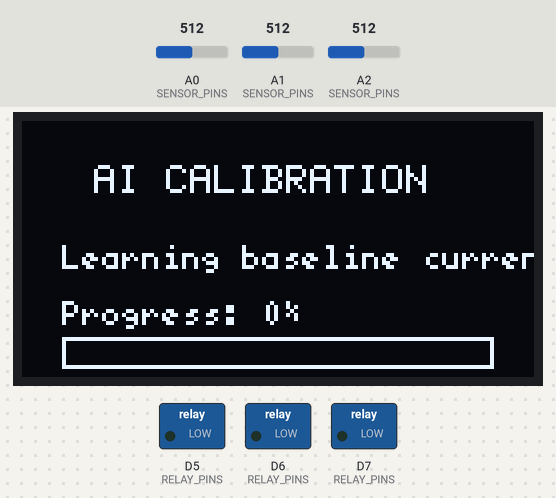
The sketch below on a simulated Arduino Zero (SAMD21). On the bench: 128×64 one-colour display, switched loads named in the sketch (green lamp = pin HIGH). The test bench sets the inputs (shaded band); at power-on: A0 (SENSOR_PINS) = 512, A1 (SENSOR_PINS) = 512, A2 (SENSOR_PINS) = 512 (analog values on the 0–1023 scale). What the sketch prints to the serial monitor is not drawn.

Above: at 0.4 s.
At 0.94 s:
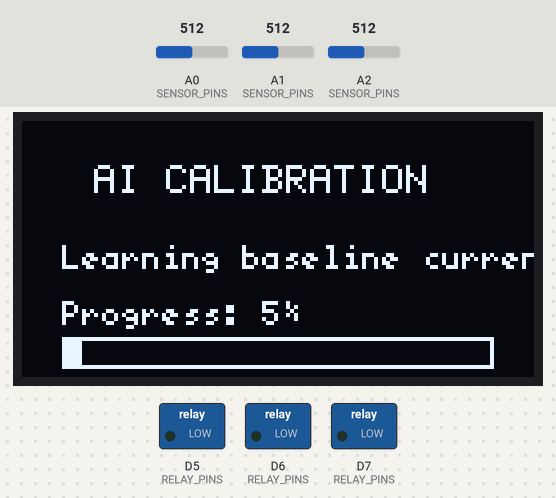
At 1.95 s:
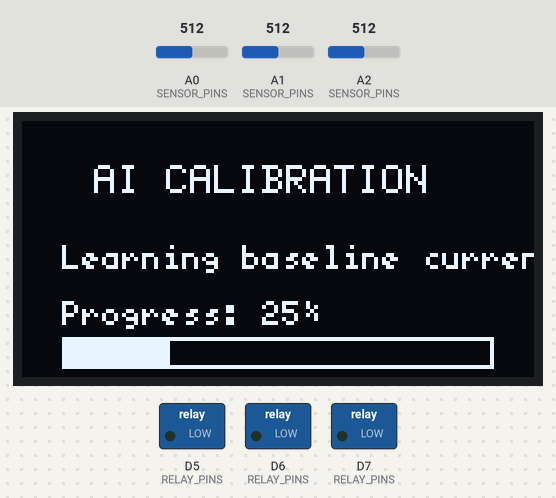
At 2.96 s:
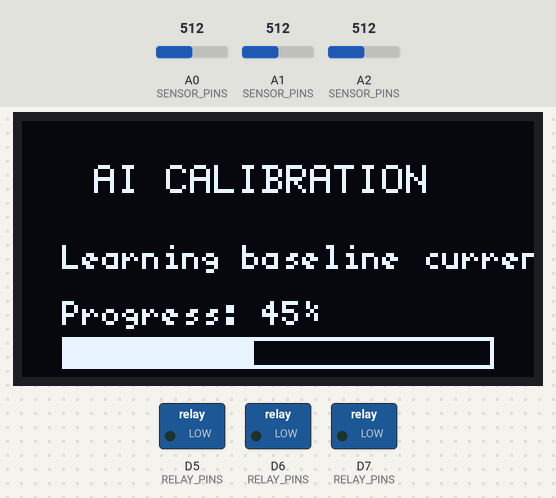
At 4.22 s:
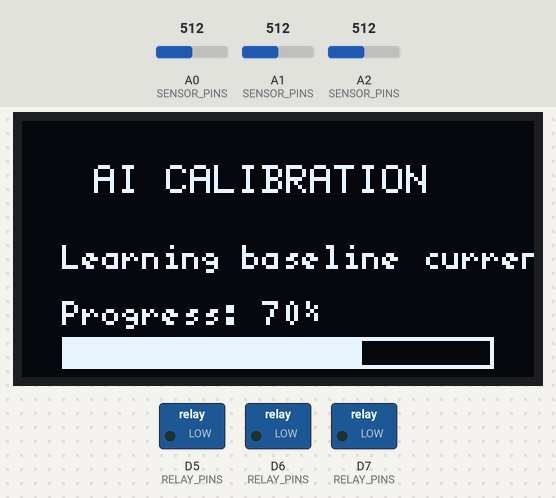
At 5.7 s:
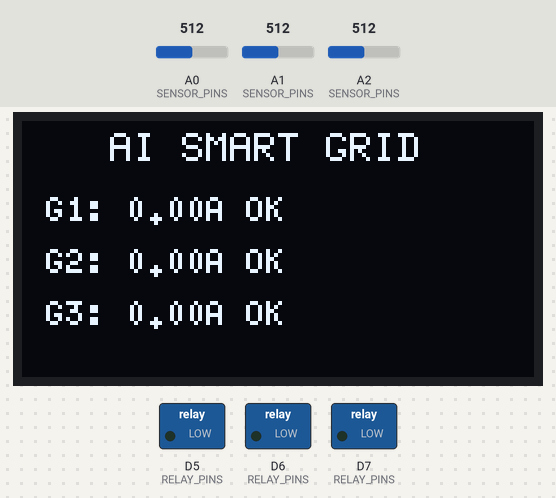

Measured:
- what the display in image 0 shows lasts 0.4 s, from 0.4 s to 0.8 s

The sketch:

AI_based_smart_grid_overload_protection.ino
```cpp
#include <Wire.h>
#include <U8g2lib.h>
#include <math.h>

// ============================================================
// AI Based Smart Grid Street Light Overload Protection System
// Target Board: Arduino UNO Q (STM32U585)
// Hardware:
//  - 3 x ACS712-30A current sensors on A0, A1, A2
//  - 3 x relay channels driven through BC547 transistors
//  - 0.96" SSD1306 OLED I2C at address 0x3C
//
// Relay logic:
//  - LOW  = Relay OFF
//  - HIGH = Relay ON
// ============================================================

// OLED
U8G2_SSD1306_128X64_NONAME_F_HW_I2C display(U8G2_R0, U8X8_PIN_NONE);

// Pin mapping
const uint8_t SENSOR_PINS[3] = {A0, A1, A2};
const uint8_t RELAY_PINS[3] = {5, 6, 7};

// Timing
const unsigned long CALIBRATION_TIME_MS = 5000UL;
const unsigned long SENSOR_PERIOD_MS = 20UL;
const unsigned long DISPLAY_PERIOD_MS = 250UL;
const unsigned long SERIAL_PERIOD_MS = 1000UL;
const unsigned long RETRY_WAIT_MS = 8000UL;
const unsigned long PROBE_SETTLE_MS = 500UL;

// ACS712 and ADC
const float ACS712_SENSITIVITY_V_PER_A = 0.066f; // 30A version
const float ADC_REFERENCE_VOLTAGE = 3.3f;
const float ADC_COUNTS = 1023.0f; // analogReadResolution(10)

// Filtering
const uint8_t FILTER_WINDOW = 16;
const uint16_t RMS_SAMPLE_COUNT = 96;
const uint16_t OFFSET_SAMPLE_COUNT = 200;
const uint8_t CONSECUTIVE_TRIP_COUNT = 8;
const uint8_t CONSECUTIVE_RESTORE_COUNT = 10;

// Threshold logic
const float MIN_THRESHOLD_A = 0.03f;
const float NOISE_FLOOR_A = 0.05f;
const float RESTORE_MARGIN_A = 0.05f;
const float THRESHOLD_MULTIPLIER = 1.80f;

enum LineMode : uint8_t {
  LINE_OK = 0,
  LINE_CUT = 1,
  LINE_PROBE = 2
};

struct LineState {
  const char *name;
  uint8_t sensorPin;
  uint8_t relayPin;
  float currentOffsetV;
  float baselineCurrentA;
  float thresholdA;
  float liveCurrentA;
  float faultCurrentA;
  float filterBuffer[FILTER_WINDOW];
  uint8_t filterIndex;
  uint8_t filterCount;
  float filterSum;
  unsigned long lastSampleMs;
  unsigned long tripTimeMs;
  unsigned long probeStartMs;
  LineMode mode;
  uint8_t tripCount;
  uint8_t restoreCount;
  bool relayOn;
};

static LineState makeLine(const char *name, uint8_t sensorPin, uint8_t relayPin) {
  LineState line;
  line.name = name;
  line.sensorPin = sensorPin;
  line.relayPin = relayPin;
  line.currentOffsetV = 1.65f;
  line.baselineCurrentA = 0.0f;
  line.thresholdA = 0.0f;
  line.liveCurrentA = 0.0f;
  line.faultCurrentA = 0.0f;
  for (uint8_t i = 0; i < FILTER_WINDOW; i++) {
    line.filterBuffer[i] = 0.0f;
  }
  line.filterIndex = 0;
  line.filterCount = 0;
  line.filterSum = 0.0f;
  line.lastSampleMs = 0;
  line.tripTimeMs = 0;
  line.probeStartMs = 0;
  line.mode = LINE_OK;
  line.tripCount = 0;
  line.restoreCount = 0;
  line.relayOn = false;
  return line;
}

LineState lines[3] = {
  makeLine("G1", SENSOR_PINS[0], RELAY_PINS[0]),
  makeLine("G2", SENSOR_PINS[1], RELAY_PINS[1]),
  makeLine("G3", SENSOR_PINS[2], RELAY_PINS[2])
};

enum SystemMode : uint8_t {
  SYS_STARTUP = 0,
  SYS_CALIBRATION = 1,
  SYS_MONITORING = 2
};

SystemMode systemMode = SYS_STARTUP;
unsigned long calibrationStartMs = 0;
unsigned long lastDisplayMs = 0;
unsigned long lastSerialMs = 0;

// ------------------------------------------------------------
// Relay helpers
// ------------------------------------------------------------
static void relayOff(uint8_t index) {
  lines[index].relayOn = false;
  digitalWrite(lines[index].relayPin, LOW);
}

static void relayOn(uint8_t index) {
  lines[index].relayOn = true;
  digitalWrite(lines[index].relayPin, HIGH);
}

static void allRelaysOff() {
  for (uint8_t i = 0; i < 3; i++) {
    relayOff(i);
  }
}

// ------------------------------------------------------------
// Current measurement helpers
// ------------------------------------------------------------
static float readInstantCurrentA(LineState &line) {
  int raw = analogRead(line.sensorPin);
  float voltage = (raw * ADC_REFERENCE_VOLTAGE) / ADC_COUNTS;
  float centered = voltage - line.currentOffsetV;
  return centered / ACS712_SENSITIVITY_V_PER_A;
}

static float readRmsCurrentA(LineState &line) {
  float sumSquares = 0.0f;
  for (uint16_t i = 0; i < RMS_SAMPLE_COUNT; i++) {
    float sample = readInstantCurrentA(line);
    sumSquares += sample * sample;
  }

  float rms = sqrtf(sumSquares / (float)RMS_SAMPLE_COUNT);
  if (rms < NOISE_FLOOR_A) {
    return 0.0f;
  }
  return rms;
}

static void calibrateOffset(LineState &line) {
  float sumV = 0.0f;
  for (uint16_t i = 0; i < OFFSET_SAMPLE_COUNT; i++) {
    int raw = analogRead(line.sensorPin);
    sumV += (raw * ADC_REFERENCE_VOLTAGE) / ADC_COUNTS;
    delayMicroseconds(150);
  }
  line.currentOffsetV = sumV / (float)OFFSET_SAMPLE_COUNT;
}

static float movingAverage(LineState &line, float sample) {
  if (line.filterCount < FILTER_WINDOW) {
    line.filterBuffer[line.filterIndex] = sample;
    line.filterSum += sample;
    line.filterCount++;
  } else {
    line.filterSum -= line.filterBuffer[line.filterIndex];
    line.filterBuffer[line.filterIndex] = sample;
    line.filterSum += sample;
  }

  line.filterIndex = (line.filterIndex + 1) % FILTER_WINDOW;
  return line.filterSum / (float)line.filterCount;
}

static float calculateThreshold(const LineState &line) {
  float scaledThreshold = line.baselineCurrentA * 1.80f;
  float marginThreshold = line.baselineCurrentA + 0.08f;
  float threshold = (scaledThreshold > marginThreshold) ? scaledThreshold : marginThreshold;
  return threshold;
}

static void refreshThresholds() {
  for (uint8_t i = 0; i < 3; i++) {
    lines[i].thresholdA = calculateThreshold(lines[i]);
  }
}

static void learnBaseline(LineState &line, float currentA) {
  // Average baseline learned during the 5-second calibration window.
  line.baselineCurrentA = (line.baselineCurrentA * 0.985f) + (currentA * 0.015f);
}

// ------------------------------------------------------------
// OLED helpers
// ------------------------------------------------------------
static void drawCalibrationScreen(unsigned long now) {
  display.clearBuffer();
  display.setFont(u8g2_font_6x12_tf);
  display.setFontPosTop();
  display.drawStr(18, 10, "AI CALIBRATION");
  display.setFont(u8g2_font_5x8_tf);
  display.drawStr(10, 30, "Learning baseline current...");

  unsigned long elapsed = now - calibrationStartMs;
  if (elapsed > CALIBRATION_TIME_MS) {
    elapsed = CALIBRATION_TIME_MS;
  }

  uint8_t progress = (uint8_t)((elapsed * 100UL) / CALIBRATION_TIME_MS);
  char buf[24];
  snprintf(buf, sizeof(buf), "Progress: %u%%", progress);
  display.drawStr(10, 44, buf);
  display.drawFrame(10, 54, 108, 8);
  display.drawBox(10, 54, (uint8_t)((108UL * progress) / 100UL), 8);
  display.sendBuffer();
}

static void drawMonitoringScreen(bool faultVisible, uint8_t faultIndex) {
  display.clearBuffer();
  display.setFont(u8g2_font_6x12_tf);
  display.setFontPosTop();
  display.drawStr(22, 2, "AI SMART GRID");
  display.setFont(u8g2_font_5x8_tf);

  if (faultVisible) {
    display.drawStr(8, 18, "OVERLOAD DETECTED");
    display.drawStr(8, 28, lines[faultIndex].name);
    char buf[24];
    snprintf(buf, sizeof(buf), "Trip %.2fA", lines[faultIndex].faultCurrentA);
    display.drawStr(8, 40, buf);
  } else {
    char row[24];
    for (uint8_t i = 0; i < 3; i++) {
      const char *status = "OK";
      if (lines[i].mode == LINE_CUT) {
        status = "CUT";
      }
      snprintf(row, sizeof(row), "%s: %.2fA %s", lines[i].name, lines[i].liveCurrentA, status);
      display.drawStr(6, 18 + (i * 13), row);
    }
  }

  display.sendBuffer();
}

// ------------------------------------------------------------
// Serial helpers
// ------------------------------------------------------------
static void printLineTelemetry(uint8_t index) {
  LineState &line = lines[index];
  Serial.print(line.name);
  Serial.print(F(" Current="));
  Serial.print(line.liveCurrentA, 3);
  Serial.print(F("A Baseline="));
  Serial.print(line.baselineCurrentA, 3);
  Serial.print(F("A Threshold="));
  Serial.print(line.thresholdA, 3);
  Serial.print(F("A TripCurrent="));
  Serial.print(line.faultCurrentA, 3);
  Serial.print(F("A "));
  if (line.mode == LINE_OK) {
    Serial.print(F("OK"));
  } else if (line.mode == LINE_CUT) {
    Serial.print(F("CUT"));
  } else {
    Serial.print(F("PROBE"));
  }
  Serial.print(F(" Relay="));
  Serial.println(line.relayOn ? F("ON") : F("OFF"));
}

static void printRelayStates() {
  for (uint8_t i = 0; i < 3; i++) {
    Serial.print(F("Relay"));
    Serial.print(i + 1);
    Serial.print(F("="));
    Serial.println(lines[i].relayOn ? F("ON") : F("OFF"));
  }
}

static void printCalibrationSummary() {
  Serial.println(F("Calibration complete."));
  for (uint8_t i = 0; i < 3; i++) {
    Serial.print(lines[i].name);
    Serial.print(F(" Baseline="));
    Serial.print(lines[i].baselineCurrentA, 3);
    Serial.print(F("A Threshold="));
    Serial.println(lines[i].thresholdA, 3);
  }
}

// ------------------------------------------------------------
// Fault handling
// ------------------------------------------------------------
static void tripLine(uint8_t index) {
  LineState &line = lines[index];
  line.mode = LINE_CUT;
  line.faultCurrentA = line.liveCurrentA;
  line.tripCount = 0;
  line.restoreCount = 0;
  line.tripTimeMs = millis();
  line.probeStartMs = 0;
  relayOn(index);
}

static void processLine(uint8_t index, unsigned long now) {
  LineState &line = lines[index];

  if (now - line.lastSampleMs < SENSOR_PERIOD_MS) {
    return;
  }
  line.lastSampleMs = now;

  float rmsCurrent = readRmsCurrentA(line);
  float filteredCurrent = movingAverage(line, rmsCurrent);
  line.liveCurrentA = filteredCurrent;

  if (systemMode == SYS_CALIBRATION) {
    learnBaseline(line, filteredCurrent);
    return;
  }

  line.thresholdA = calculateThreshold(line);

  float restoreLevel = line.baselineCurrentA + RESTORE_MARGIN_A;

  switch (line.mode) {
    case LINE_OK: {
      if (line.liveCurrentA > line.thresholdA) {
        line.tripCount++;
      } else {
        line.tripCount = 0;
      }

      if (line.tripCount >= CONSECUTIVE_TRIP_COUNT) {
        line.tripCount = 0;
        tripLine(index);
        Serial.print(F("TRIP "));
        Serial.println(line.name);
      } else {
        line.restoreCount = 0;
      }
    } break;

    case LINE_CUT: {
      // Keep relay ON while cut. Do not use current from this state
      // to restore, because the load is disconnected and will read ~0A.
      relayOn(index);

      if (now - line.tripTimeMs >= RETRY_WAIT_MS) {
        // Start a probe: briefly reconnect the line so real current can be measured.
        relayOff(index);
        line.mode = LINE_PROBE;
        line.probeStartMs = now;
        line.restoreCount = 0;
      }
    } break;

    case LINE_PROBE: {
      // Wait for the line to settle after temporary reconnect.
      if (now - line.probeStartMs < PROBE_SETTLE_MS) {
        relayOff(index);
        break;
      }

      // Measure current with the line temporarily restored.
      if (line.liveCurrentA > line.thresholdA) {
        // Overload still present: trip again and restart 8s timer.
        tripLine(index);
        Serial.print(F("TRIP "));
        Serial.println(line.name);
      } else {
        // Load is now safe: restore the line and return to normal.
        line.mode = LINE_OK;
        line.tripCount = 0;
        line.restoreCount = 0;
        relayOff(index);
        Serial.print(F("RESTORE "));
        Serial.println(line.name);
      }
    } break;
  }
}

// ------------------------------------------------------------
// Setup and loop
// ------------------------------------------------------------
void setup() {
  // UNO Q compatible ADC resolution for stable current readings.
  analogReadResolution(10);

  // Force relays OFF immediately.
  pinMode(5, OUTPUT);
  pinMode(6, OUTPUT);
  pinMode(7, OUTPUT);
  digitalWrite(5, LOW);
  digitalWrite(6, LOW);
  digitalWrite(7, LOW);
  delay(100);

  // Serial for telemetry.
  Serial.begin(115200);
  delay(200);
  Serial.println(F("AI SMART GRID STARTUP"));
  Serial.println(F("All relays OFF at boot"));

  // Initialize relay states.
  allRelaysOff();

  // I2C OLED.
  Wire.begin();
  Wire.setClock(100000UL);
  display.setI2CAddress(0x3C << 1);
  display.begin();
  display.setPowerSave(0);
  display.setContrast(200);
  drawCalibrationScreen(0);

  // Offset calibration before current learning.
  for (uint8_t i = 0; i < 3; i++) {
    calibrateOffset(lines[i]);
    Serial.print(lines[i].name);
    Serial.print(F(" OffsetV="));
    Serial.println(lines[i].currentOffsetV, 4);
  }

  calibrationStartMs = millis();
  systemMode = SYS_CALIBRATION;
  Serial.println(F("AI CALIBRATION"));
}

void loop() {
  unsigned long now = millis();

  if (systemMode == SYS_CALIBRATION) {
    for (uint8_t i = 0; i < 3; i++) {
      processLine(i, now);
    }

    if (now - calibrationStartMs >= CALIBRATION_TIME_MS) {
      refreshThresholds();
      printCalibrationSummary();
      systemMode = SYS_MONITORING;
      allRelaysOff();
      Serial.println(F("System State: MONITORING"));
    }
  } else {
    for (uint8_t i = 0; i < 3; i++) {
      processLine(i, now);
    }
    refreshThresholds();
  }

  if (now - lastDisplayMs >= DISPLAY_PERIOD_MS) {
    lastDisplayMs = now;
    if (systemMode == SYS_CALIBRATION) {
      drawCalibrationScreen(now);
    } else {
      bool faultVisible = false;
      uint8_t faultIndex = 0;
      for (uint8_t i = 0; i < 3; i++) {
        if (lines[i].mode == LINE_CUT) {
          faultVisible = true;
          faultIndex = i;
          break;
        }
      }
      drawMonitoringScreen(faultVisible, faultIndex);
    }
  }

  if (now - lastSerialMs >= SERIAL_PERIOD_MS) {
    lastSerialMs = now;
    Serial.println(F("---- Telemetry ----"));
    Serial.print(F("System State: "));
    Serial.println(systemMode == SYS_CALIBRATION ? F("CALIBRATION") : F("MONITORING"));
    for (uint8_t i = 0; i < 3; i++) {
      printLineTelemetry(i);
    }
    printRelayStates();
  }
}
```
